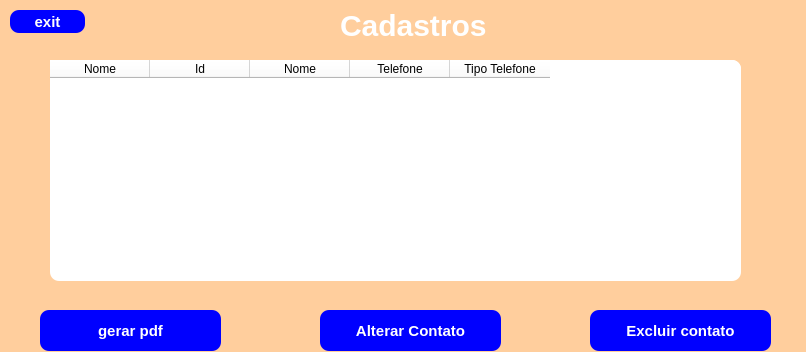
<?xml version="1.0" encoding="UTF-8"?>
<ui version="4.0">
 <class>Dialog</class>
 <widget class="QDialog" name="Dialog">
  <property name="geometry">
   <rect>
    <x>0</x>
    <y>0</y>
    <width>806</width>
    <height>352</height>
   </rect>
  </property>
  <property name="windowTitle">
   <string>Dialog</string>
  </property>
  <property name="styleSheet">
   <string notr="true">background-color:#ffce9d;</string>
  </property>
  <widget class="QPushButton" name="btnPdf">
   <property name="geometry">
    <rect>
     <x>40</x>
     <y>310</y>
     <width>181</width>
     <height>41</height>
    </rect>
   </property>
   <property name="styleSheet">
    <string notr="true">border-radius:9px; background-color:blue;color:white; font-size:15px; font-weight: bold;</string>
   </property>
   <property name="text">
    <string>gerar pdf</string>
   </property>
  </widget>
  <widget class="QPushButton" name="btnAtualizar">
   <property name="geometry">
    <rect>
     <x>320</x>
     <y>310</y>
     <width>181</width>
     <height>41</height>
    </rect>
   </property>
   <property name="styleSheet">
    <string notr="true">border-radius:9px; background-color:blue;color:white; font-size:15px; font-weight: bold;</string>
   </property>
   <property name="text">
    <string>Alterar Contato</string>
   </property>
  </widget>
  <widget class="QPushButton" name="btnExcluir">
   <property name="geometry">
    <rect>
     <x>590</x>
     <y>310</y>
     <width>181</width>
     <height>41</height>
    </rect>
   </property>
   <property name="styleSheet">
    <string notr="true">border-radius:9px; background-color:blue;color:white; font-size:15px; font-weight: bold;</string>
   </property>
   <property name="text">
    <string>Excluir contato</string>
   </property>
  </widget>
  <widget class="QLabel" name="label_2">
   <property name="geometry">
    <rect>
     <x>340</x>
     <y>10</y>
     <width>161</width>
     <height>31</height>
    </rect>
   </property>
   <property name="styleSheet">
    <string notr="true">font-size:30px; text-align:center; font-weight: bold;color:white;</string>
   </property>
   <property name="text">
    <string>Cadastros</string>
   </property>
  </widget>
  <widget class="QPushButton" name="pushButton_4">
   <property name="geometry">
    <rect>
     <x>10</x>
     <y>10</y>
     <width>75</width>
     <height>23</height>
    </rect>
   </property>
   <property name="styleSheet">
    <string notr="true">border-radius:9px; background-color:blue;color:white; font-size:15px; font-weight: bold;</string>
   </property>
   <property name="text">
    <string>exit</string>
   </property>
  </widget>
  <widget class="QTableWidget" name="tabelaContatos">
   <property name="geometry">
    <rect>
     <x>50</x>
     <y>60</y>
     <width>691</width>
     <height>221</height>
    </rect>
   </property>
   <property name="styleSheet">
    <string notr="true"> background-color:white;
border-radius: 9px;</string>
   </property>
   <column>
    <property name="text">
     <string>Nome</string>
    </property>
    <property name="font">
     <font>
      <weight>50</weight>
      <bold>false</bold>
     </font>
    </property>
   </column>
   <column>
    <property name="text">
     <string>Id</string>
    </property>
   </column>
   <column>
    <property name="text">
     <string>Nome</string>
    </property>
   </column>
   <column>
    <property name="text">
     <string>Telefone</string>
    </property>
   </column>
   <column>
    <property name="text">
     <string>Tipo Telefone</string>
    </property>
   </column>
  </widget>
 </widget>
 <resources/>
 <connections/>
</ui>
